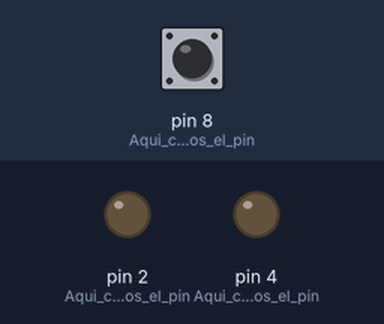
A sketch run on a simulated Arduino Uno, built with avr-gcc and run on an emulated ATmega328P. On the bench: output pins drawn as LEDs (lit = HIGH). The test bench sets the inputs (shaded band); at power-on: pin 8 (Aqui_configuramos_el_pin) LOW.

Above: at 1.2 s.
1.3 s: pin 8 (Aqui_configuramos_el_pin) driven HIGH
At 2.2 s:
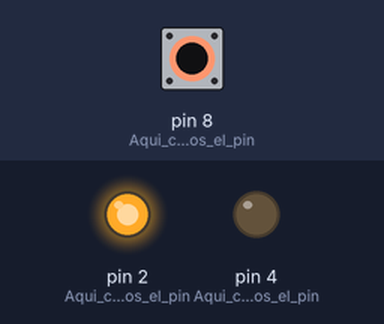
2.8 s: pin 8 (Aqui_configuramos_el_pin) pulsed LOW 5 times (0.12 s each, 0.3 s apart)
At 5.1 s:
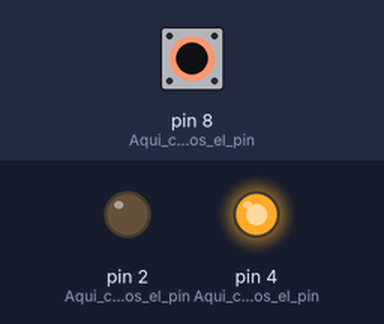
Timing chart, 0 to 6.6 s (numbered marks = the images above; inputs shaded):
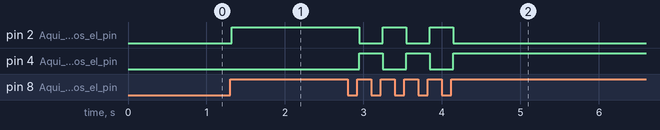

The sketch:

prueba1.ino
```cpp
int estado = 0;
int salida = 0;
boolean bandera = false;

int estadoAnterior = 0;

void setup() {
  pinMode(8, INPUT);  //Aqui configuramos el pin 8 del arduino como entrada (boton)
  pinMode(2, OUTPUT); //Aqui configuramos el pin 4 del arduuino como salida (led 1)
  pinMode(4, OUTPUT); //Aqui configuramos el pin 5 del arduuino como salida (led 2)
}

void loop() {
  estado = digitalRead(8); //Aqui la funcion digitalRead(8) es el escuchador de evento que lee el estado del boton,(la mayor parte del tiempo lo que lee es un LOW porque el boton no esta oprimido, cuando lea un HIGH es porque el boton se oprimio).

  if((estado == HIGH) && (estadoAnterior == LOW)){ //Aqui basicamente pregunta si el boton se oprimio, (si la variable estado es igual a HIGH)
    salida = 1 - salida;
    bandera = true;
    delay(25);
  }
    estadoAnterior = estado;

  if(salida == 1){ //si la variable salida es igual a 1  entonces switcheamos
    digitalWrite(2, HIGH); // led 1 encendido
    digitalWrite(4, LOW); // led 2 apagado
  }

  else if((salida == 0) && (bandera == true)){ //si la variable salida es igual a 0 Y la variable bandera es igual a true  entonces switcheamos.
    digitalWrite(4, HIGH); //led 1 apagado
    digitalWrite(2, LOW); //led 2 encendido
  }


}
```

Measured:
- after the input at 1.3 s, pin 2 (Aqui_configuramos_el_pin): LOW → HIGH at once
- after the input at 2.8 s, pin 2 (Aqui_configuramos_el_pin): alternates HIGH for 0.30 s and LOW for 0.30 s, 5 changes in all, then stays LOW, starting after 0.15 s; pin 4 (Aqui_configuramos_el_pin): alternates HIGH for 0.30 s and LOW for 0.30 s, 5 changes in all, then stays HIGH, starting after 0.15 s
